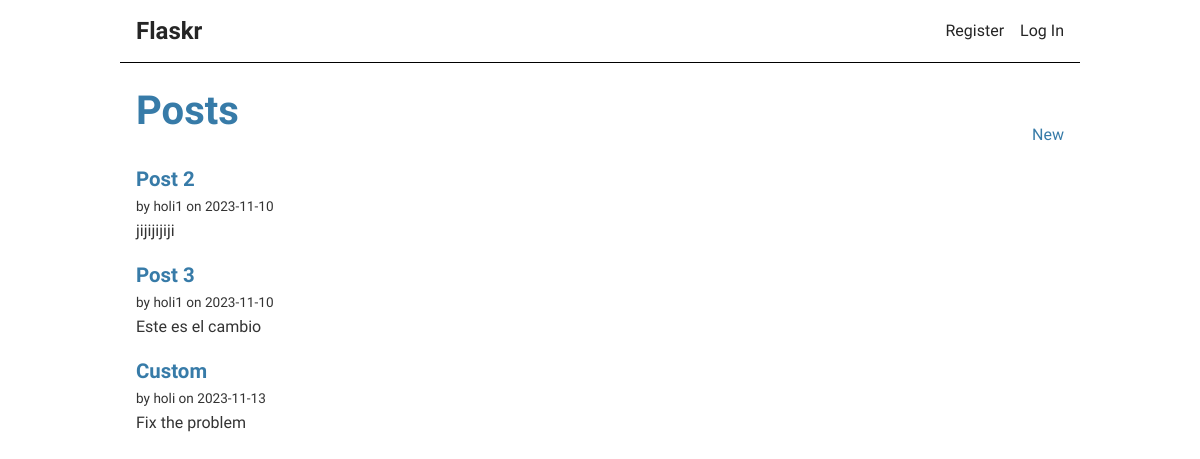
The app's page /, older data.
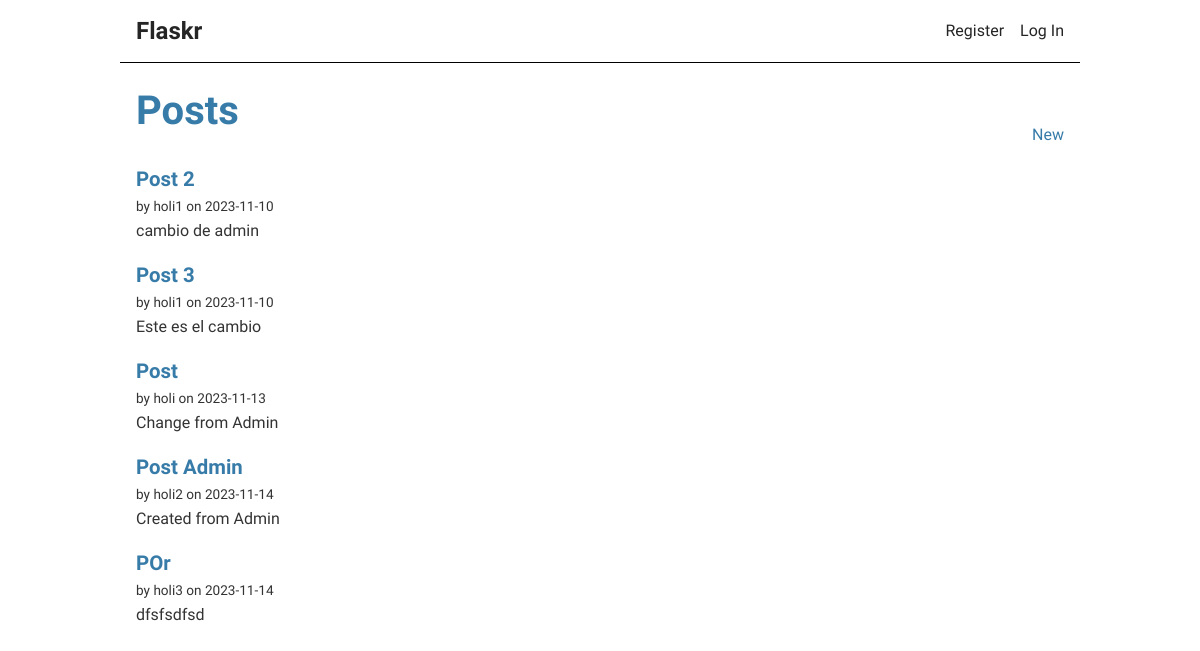
The same page, newer data.
### tables this page shows
CREATE TABLE post (
  id INTEGER PRIMARY KEY AUTOINCREMENT,
  author_id INTEGER NOT NULL,
  created TIMESTAMP NOT NULL DEFAULT CURRENT_TIMESTAMP,
  title TEXT NOT NULL,
  body TEXT NOT NULL,
  FOREIGN KEY (author_id) REFERENCES user (id)
);

CREATE TABLE user (
  id INTEGER PRIMARY KEY AUTOINCREMENT,
  username TEXT UNIQUE NOT NULL,
  rol TEXT NOT NULL,
  password TEXT NOT NULL
);

### app/blog.py (the view)
@bp.route('/')
def index():
    db = get_db() # recieve the db connection
    posts=db.execute(
            'SELECT p.id, title, body, created, author_id, username, rol'
            ' FROM post p JOIN user u ON p.author_id = u.id'
            ).fetchall()
    return render_template('/blog/index.html', posts=posts)

### app/auth.py (called while the page is built)
@bp.before_app_request
def load_logged_in_user():
    user_id = session.get('user_id') # give the id in int
    if user_id is None:
        session['user_id'] = None
        g.user = None
    else:
        g.user = get_db().execute(
            'SELECT username FROM user WHERE id = ?', (user_id,)
        ).fetchone()[0] # give the username in str

### app/db.py (called while the page is built)
def get_db():
    print('get_db')
    try:
        if 'db' not in g:
            g.db = sqlite3.connect(
                current_app.config['DATABASE'],
                detect_types=sqlite3.PARSE_DECLTYPES
            )
            g.db.row_factory = sqlite3.Row
        click.echo('Connection alright!')
        return g.db
    except Exception as inst:
        print('Something is error')
        click.echo(type(inst))    # print the type error
        return 'error'

### app/templates/blog/index.html (shortened to what this page needs)
{% extends 'base.html' %}
{% block header %}
  <h1>{% block title %}Posts{% endblock %}</h1>
    <a id="create_post" href="{{ url_for('blog.create') }}">New</a>
{% endblock %}
{% block content %}
  {% for post in posts %}
    <article class="post">
      <header>
        <div>
          <h1>{{ post[ 'title' ] }}</h1>
          <div class="post">
            by {{ post[ 'username' ] }} on
            {{ post[ 'created'].strftime('%Y-%m-%d') }}
          </div>
        </div>
      </header>
      <p class="body">{{ post['body'] }}</p>
    </article>
  {% endfor %}
{% endblock %}

### app/templates/base.html (shortened to what this page needs)
<!DOCTYPE html>
<html lang="en">
<head>
    <link rel="stylesheet" href="{{ url_for('static', filename='style.css') }}">
</head>
<body>
    <nav class="navegator">
        <h1 ><a class="credential" href="{{ url_for('blog.index') }}">Flaskr</a></h1>
        <ul>
        {% if session['user_rol'] == 'admin' %}
            <li><a class="credential" href="{{ url_for('manage.menu') }}">{{ g.user }}</a>
            <li><a class="credential" href="{{ url_for('auth.logout') }}">Log Out</a>
        {% elif g.user %}
            <li class="credential"><span>{{ g.user }}</span>
            <li><a class="credential" href="{{ url_for('auth.logout') }}">Log Out</a>
        {% else %}
            <li><a class="credential" href="{{ url_for('auth.register') }}">Register</a>
            <li><a class="credential" href="{{ url_for('auth.login') }}">Log In</a>
        {% endif %}
        </ul>
    </nav>
    <section class="content">
        <header>
            {% block header %}{% endblock %}
        </header>
        {% block content %}{% endblock %}
    </section>
</body>
</html>

### app/static/style.css (style rules this page uses)
body, h1, h2, h3, p, ul, li, figure, figcaption { margin: 0; padding: 0; }
body { font-family: 'Roboto Condensed', sans-serif; line-height: 1.6; background-color: #fff; color: #333; max-width: 960px; margin: 0 auto; background: white; }
.credential { color: #252525; text-decoration: none; }
.navegator { display: flex; align-items: center; padding: 0 0.5rem; border-bottom: 1px solid #000000; padding: 0.5rem; transition: color 0.3s ease-in-out; }
.navegator h1 { flex: auto; margin: 0; padding: 0.25rem 0.5rem; }
.navegator ul { display: flex; list-style: none; margin: 0; padding: 0; }
.navegator ul li a, .navegator ul li span, header .action { display: block; padding: 0.5rem; }
h1 { font-family: 'Roboto Condensed', sans-serif; color: #377ba8; margin: 1rem 0; }
a { color: #377ba8; text-decoration: none; }
.content { padding: 0 1rem 1rem; }
.content>header { display: flex; align-items: flex-end; }
.content>header h1 { flex: auto; margin: 1rem 0 0.25rem 0; font-size: 40px; }
.post>header { display: flex; align-items: flex-end; font-size: 0.85em; }
.post>header>div:first-of-type { flex: auto; }
.post>header h1 { font-size: 1.5em; margin-bottom: 0; }
.post .body { white-space: pre-line; }
.content:last-child { margin-bottom: 0; }

Row changes from the older to the newer data that the page shows:
changed post "Post 2": body "jijijijiji" → "cambio de admin"
changed post "holi": title "Custom" → "Post"; body "Fix the problem" → "Change from Admin"
added post: title "Post Admin", username "holi2", created "2023-11-14", body "Created from Admin"
added post: title "POr", username "holi3", created "2023-11-14", body "dfsfsdfsd"
